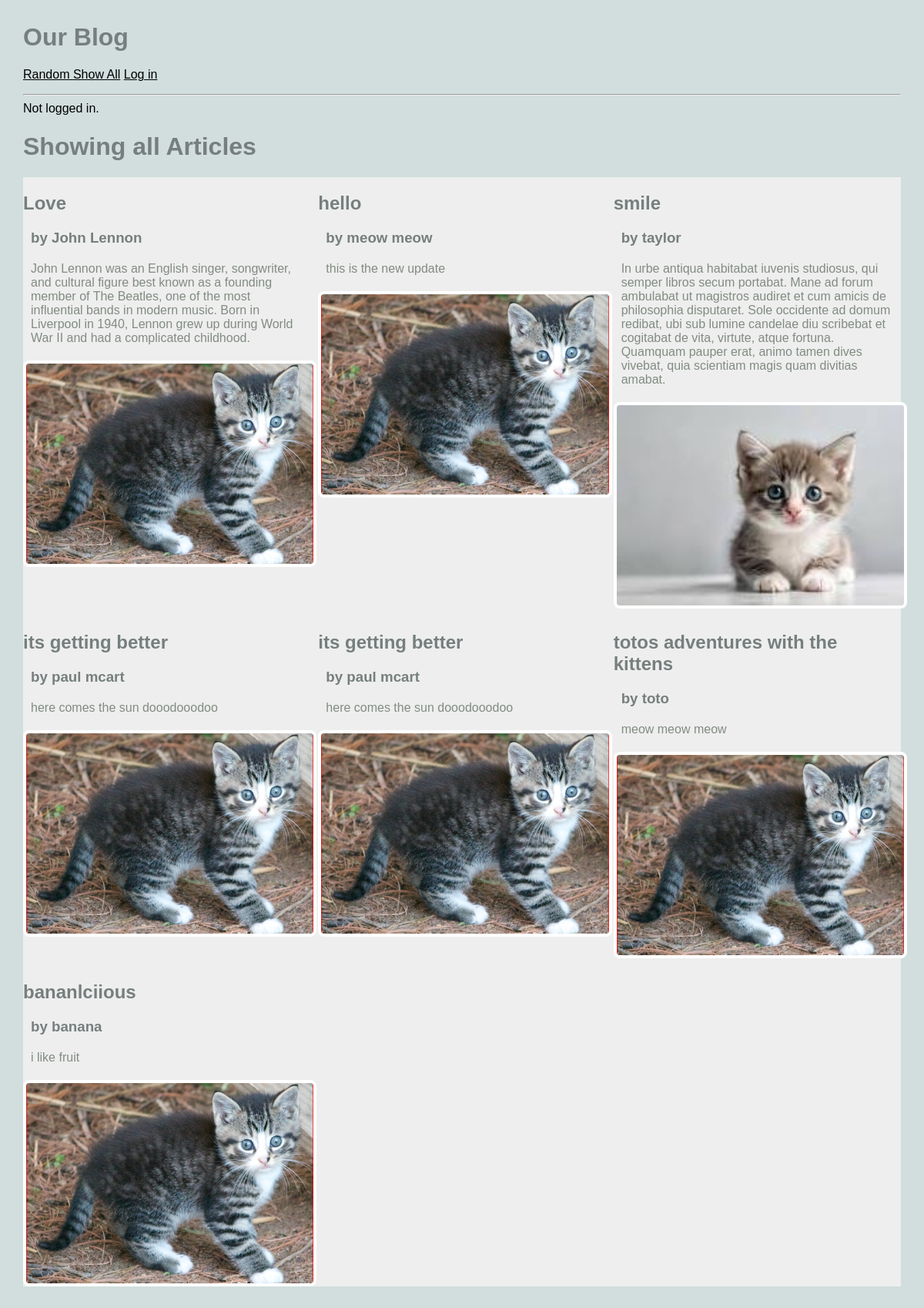
/blog/show_all, run on an earlier commit of the app's database.
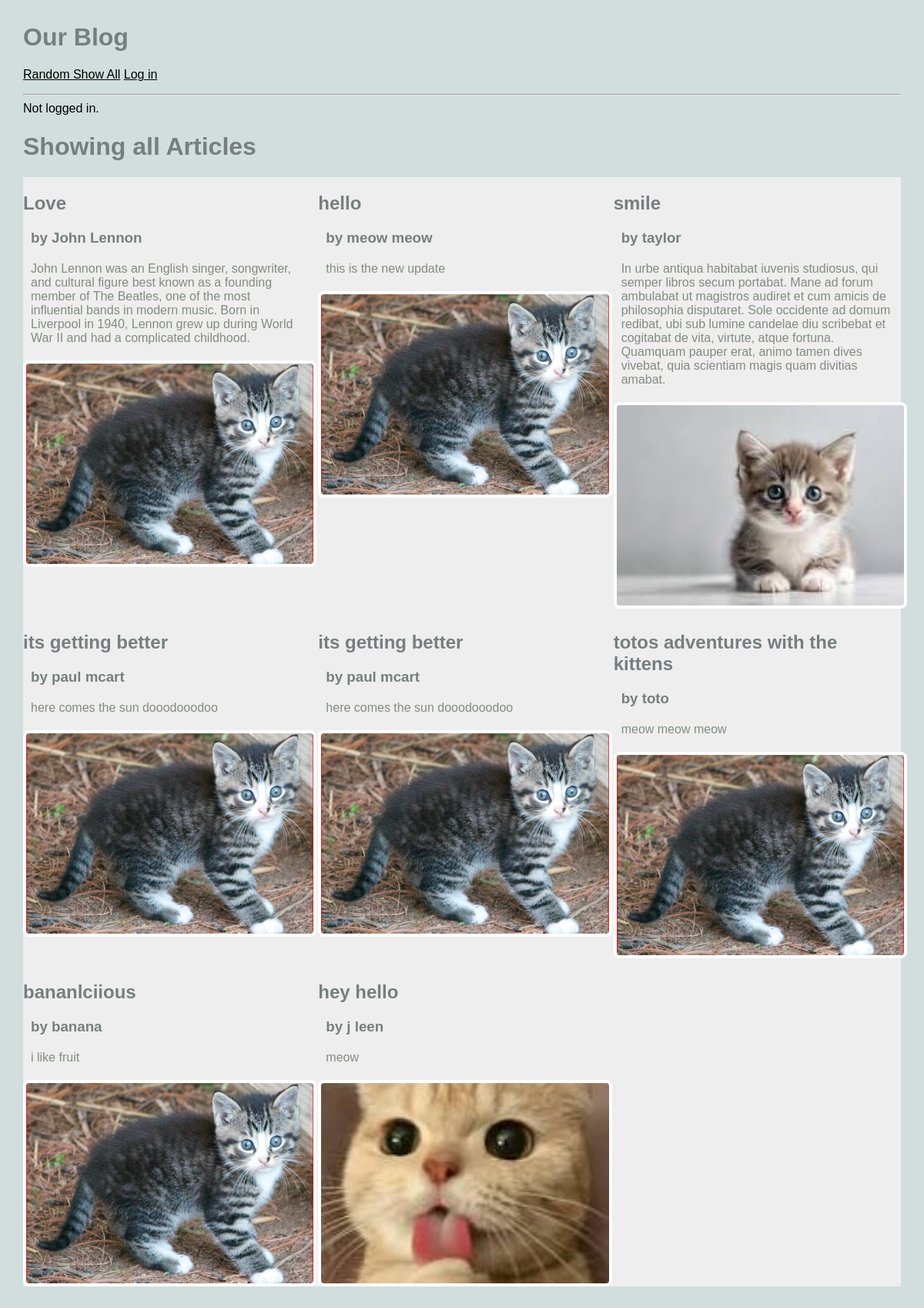
And on a later commit of the database.
### blog/models.py (models this page shows, shortened)
class Article(models.Model):
    title = models.TextField(blank=True)
    author = models.TextField(blank=True)
    text = models.TextField(blank=True)
    published = models.DateTimeField(auto_now=True)
    image_file = models.ImageField(blank=True)
    user = models.ForeignKey(User, on_delete=models.CASCADE)
    def __str__(self):
        return f'{self.title} by {self.author}'

### blog/views.py (the view)
# urls.py: path('show_all', ShowAllViews.as_view(), name="show_all"),
class ShowAllViews(ListView):
    model = Article
    template_name = 'blog/show_all.html'
    context_object_name = 'articles'
    def dispatch(self, request, *args, **kwargs):
        if request.user.is_authenticated:
            print(f'ShowAllView.dispatch(): request.user={request.user}')
        else:
            print(f'ShowAllView.dispatch(): not logged in.')
        return super().dispatch(request, *args, **kwargs)

### blog/templates/blog/show_all.html
{% extends 'blog/base.html'%}
{% block content%}
<h1> Showing all Articles</h1>
<main class="grid-container">
    {% for article in articles %}
    <article>
        <div>
            <h2> {{article.title}}</h2>
            <h3>by {{article.author}}</h3>
            <p>
                {{article.text}}
            </p>
        </div>
        <a href="{%url 'article' article.pk %}">
        {% if article.image_file %}
         <img src="{{article.image_file.url}}" alt="">
        {% else %}
        <h3> No Image</h3>
        {% endif %}
        </a>
    </article>
    {%endfor%}
</main>
{%endblock%}

### blog/templates/blog/base.html (shortened to what this page needs)
{% load static %}
<html>
    <head>
        <link rel="stylesheet" href=" {% static 'styles-blog.css'%}">
    </head>
    <body>
        <head>
            <h1> Our Blog</h1>
            <nav>
                <ul>
                    <li><a href="{%url 'random' %}"> Random </a></li>
                    <li><a href="{%url 'show_all' %}"> Show All</a></li>
                    {% if request.user.is_authenticated %}
                    <li><a href="{%url 'create_article' %}"> Create</a></li>
                    <li><a href="{%url 'logout' %}"> Logout</a></li>
                    <form action="{% url 'logout' %}" method="post">
                        {%csrf_token%}
                        <input type="submit" value="Logout">
                    </form>
                    {% else %}
                    <li><a href="{% url 'login' %}">Log in</a></li>
                    {% endif %}
                </ul>
                <hr>
                {% if request.user.is_authenticated %}
                Logged in user: {{ request.user }}.
                {% else %}
                Not logged in.
                {% endif %}
            </nav>
        </head>
        {% block content %}
        {% endblock %}
    </body>
</html>

### static/styles-blog.css (style rules this page uses)
body { margin: 30px; background: #d1dedd; font-family: "Copperplate", "Copperplate Gothic Light", "Copperplate Gothic Bold", sans-serif; }
ul, li { padding: 0px; list-style-type: none; }
h1, h2, h3 { color: #767f7e; }
p { color: #828b82; }
a, a:visited { color: inherit; }
.grid-container { background: #eee; max-width: 900px; display: grid; grid-template-columns: repeat(3, 1fr); grid-gap: 10px; max-width: 1200px; margin: 20px auto; }
article img, article.featured img { width: 100%; height: 260px; object-fit: cover; object-position: center; border: 4px solid #fff; border-radius: 8px; display: block; }
article p, article h3 { margin: 20px 10px; }
nav li { display: inline; }

What changed in the data, as far as the page shows it:
added Article: title "hey hello", author "j leen", text "meow", image_file (picture)
